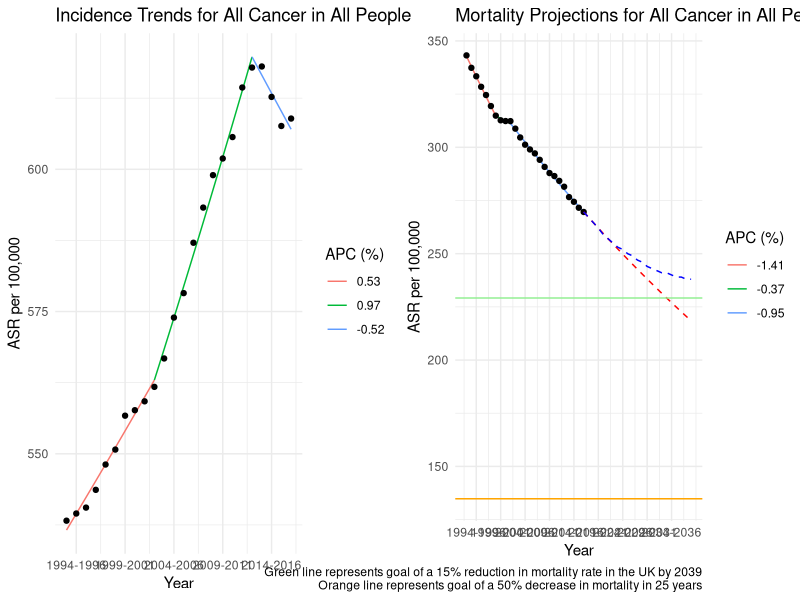
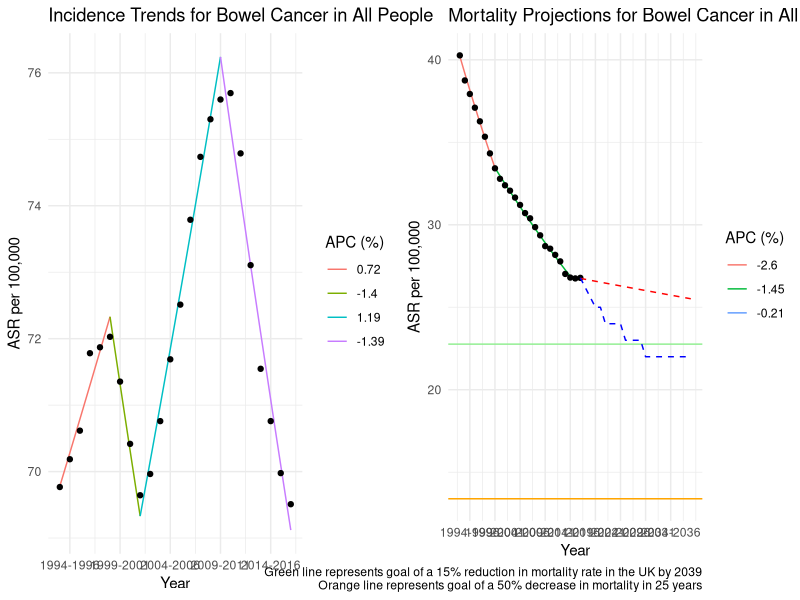
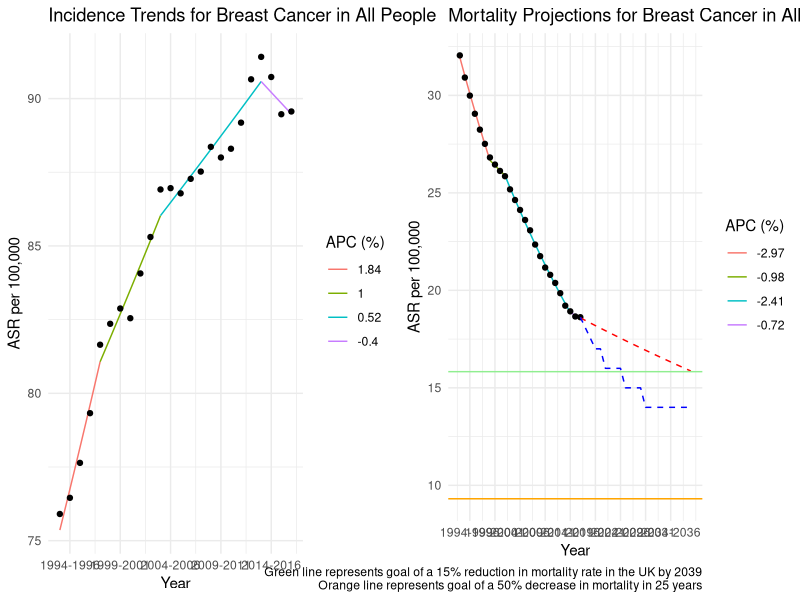
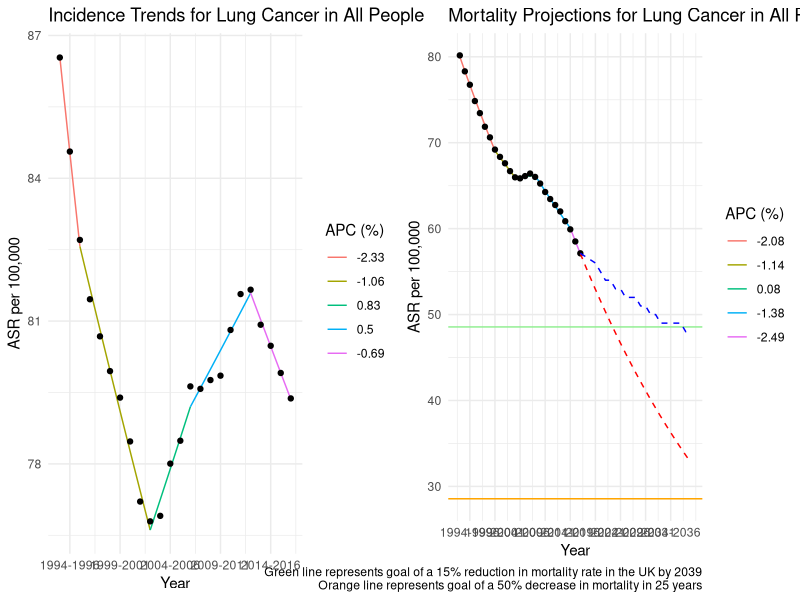
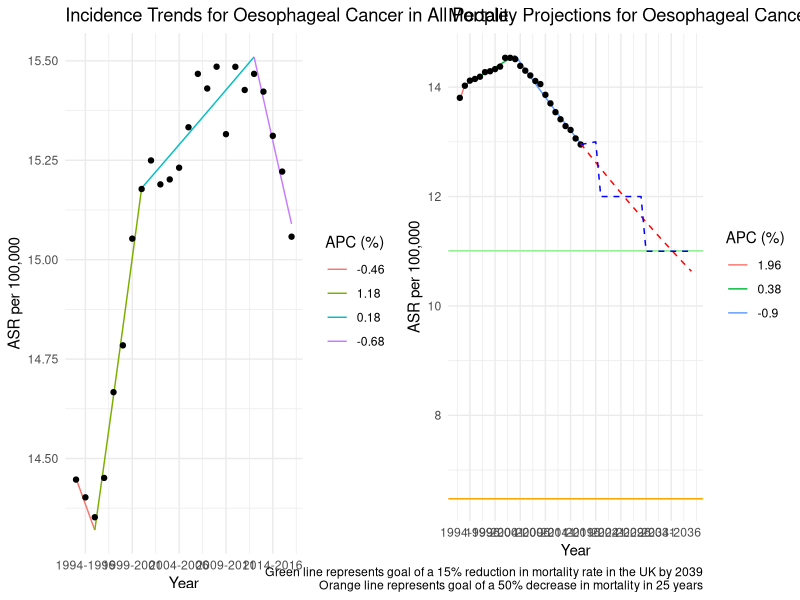
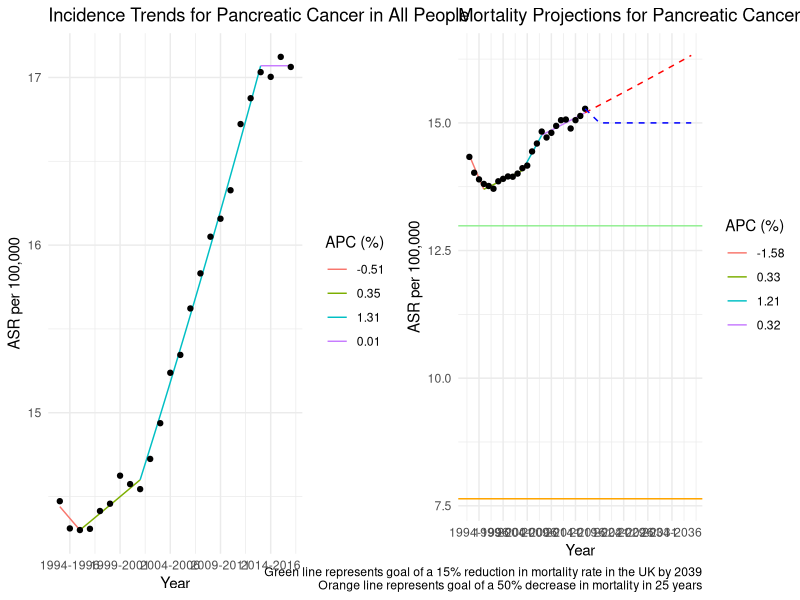
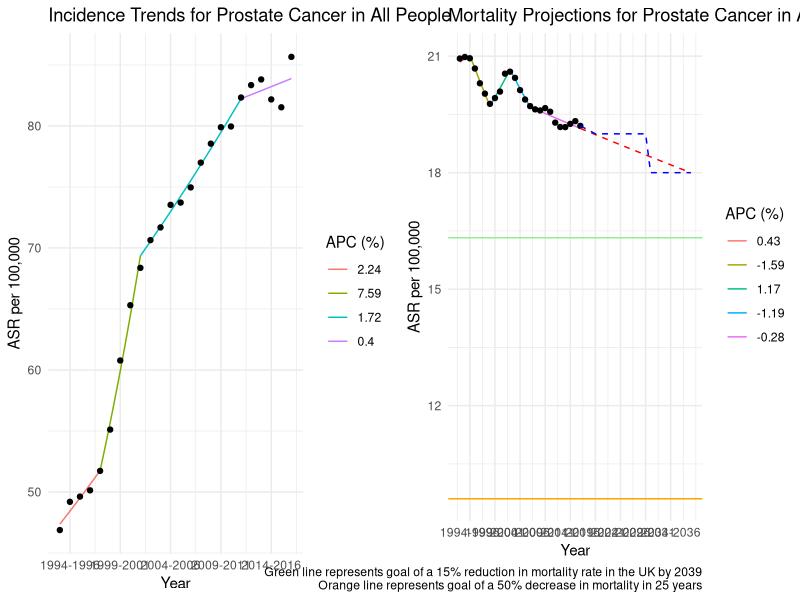
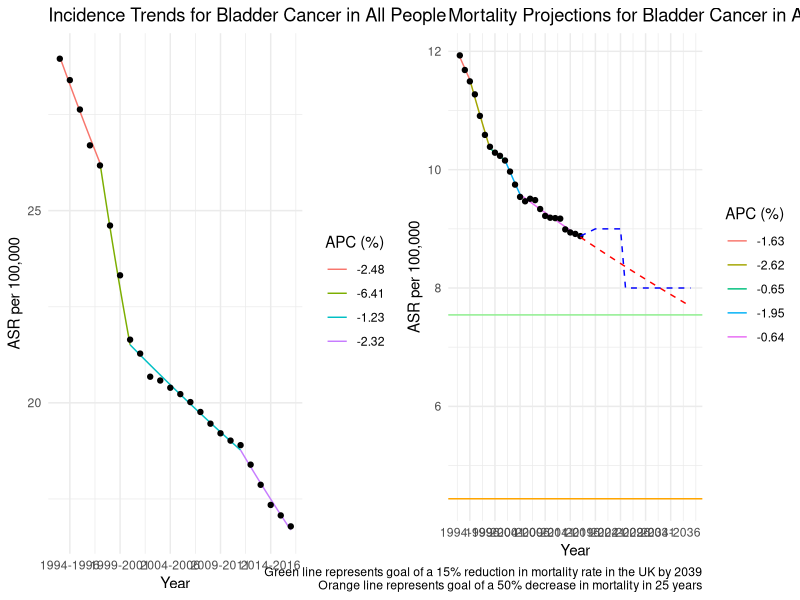

Here is the R script that generated these plots, in order:
## ---- chunk 1
library(dplyr)
library(readxl)
library(ggplot2)
library(gridExtra)
library(scales)
library(stringr)
library(tidyr)
## ---- chunk 2
# knitr::opts_knit$set(root.dir = "C:/Users/rfrost/OneDrive - The Institute of Cancer Research/Documents/Position Paper/Data")
knitr::opts_knit$set(root.dir = "C:/Users/rfrost/OneDrive - The Institute of Cancer Research/Documents/UK-cancer-trends/Data")
knitr::opts_chunk$set(echo = FALSE)
theme_set(theme_minimal())
## ---- chunk 3

extract_joinpoint_splines_CRUK <- function(data_jp){
  
  # Getting initial joins, as well as the APC (just before) the joins
  joins <- data_jp |>
    mutate(APC = case_when(!is.na(Flag) ~ lag(APC), TRUE ~ APC)) |>
    filter(grepl(Flag, pattern = "Joinpoint")) |>
    mutate(section = as.numeric(gsub(Flag, pattern = "Joinpoint ", replacement = "")))
  
  # Need a second set so we have full joins for both sides
  joins2 <- joins |>
    mutate(section = section + 1)
  
  # Getting start and end points and adding in joins from there
  start_end <- data_jp |>
    filter(row_number() %in% c(1, nrow(data_jp))) |>
    arrange(Year) |>
    mutate(section = case_when(
      row_number() == 1 ~ 1,
      row_number() == 2 ~ Joinpoints[1] + 1
    )) |>
    rbind(joins) |>
    rbind(joins2) |>
    mutate(APC = as.numeric(gsub(APC, pattern = "\\*", replacement = ""))) |>
    select(Year, Model, section, APC) |>
    arrange(Year, section)
  
  
  output_data <- data.frame()

  # Adding in points to get to exponential curves
  for(i in 1:(max(data_jp$Joinpoints)+1)){
    
    tempdata <- start_end[start_end$section == i,]

    new_data <- data.frame(Year = seq(tempdata$Year[1], tempdata$Year[2], by = 0.1))
    new_data$Model <- seq(log(tempdata$Model[1]), log(tempdata$Model[2]), by = (log(tempdata$Model[2]) - log(tempdata$Model[1]))/(nrow(new_data)-1))
    new_data$Model <- exp(new_data$Model)
    new_data$section <- i
    new_data$APC <- tempdata$APC[!is.na(tempdata$APC)][2]

    output_data <- rbind(output_data, new_data)

  }
  
  return(output_data)
  
}

get_proj_data_CRUK <- function(data, data_jp, projection.yr){
  
 final <- data_jp |>
    arrange(desc(Year)) |>
    filter(row_number() == 1) |>
    mutate(APC = as.numeric(gsub(APC, pattern = "\\*", replacement = "")),
           APCnew = 1 + APC/100)
  
  proj_data <- data.frame(Year = seq(final$Year, projection.yr, by = 0.1))
  proj_data$lograte <- seq(from = log(final$Model), by = log((final$APCnew)^(1/10)), length.out = nrow(proj_data))
  proj_data$rate <- exp(proj_data$lograte)
  
  return(proj_data)
    
}


plot_joinpoint_output_CRUK <- function(cancer, sex = "All", data, data_jp, incmort, start.yr = NA, projection.yr = NA, projection.target = NA, report.APC = FALSE, cruk_proj = NA, moonshot.target = FALSE){
  
  # browser()
  
  data <- data |> 
    filter(Cancer.Type == cancer)
  
  # Filter both dataframes for the relevant data
  data <- data |>
    filter(Sex == sex) |>
    filter(Year >= max(c(start.yr, min(Year)), na.rm = T))
  
  data_jp <- data_jp |>
    filter(Cancer.Type == cancer, Sex == sex)
  
  # Call function to extract useful information from joinpoint data
  jp_plot <- extract_joinpoint_splines_CRUK(data_jp) |>
    filter(Year >= max(c(start.yr, min(Year)), na.rm = T))
  
  # Recoding sex label for plot
  # sex_lab <- ifelse(sex == 2, "Women", "Men")
  
  # Making variable for dynamic plot title generation
  projection <- !is.na(projection.yr)
  proj_lab <- ifelse(projection, "Projections", "Trends")
  
  # Initial plotting of trends
  plot <- ggplot() +
    geom_line(data = jp_plot, aes(x = Year, y = Model, colour = factor(APC, levels = unique(APC), labels = round(unique(APC), digits = 2)))) +
    geom_point(data = data, aes(x = Year, y = `ASR (Europe)`)) +
    scale_colour_discrete() +
    # guides(colour = "none") +
    # geom_point(data = jp_plot, aes(x = Year, y = Model, colour = section)) +
    ggtitle(paste0(incmort, " ", proj_lab, " for ", cancer, " Cancer in ", sex)) +
    # scale_x_continuous(breaks = pretty_breaks()) +
    ylab("ASR per 100,000")
      
  
  # If projection is desired, impute data to that point.
  if(projection){
    
    proj_data <- get_proj_data_CRUK(data, data_jp, projection.yr)
    
    # Plotting extrapolation
    plot <- plot +
      geom_line(data = proj_data, aes(x = Year, y = rate), colour = "red", linetype = "dashed")
  
    # If target is desired, plotting green box around the target
    if(!is.na(projection.target)){
      
      # Getting final ASR data point to project from
      final_ASR <- data |>
        arrange(desc(Year)) |>
        filter(row_number()==1) |>
        pull(`ASR (Europe)`)
      
        # geom_hline(yintercept = final_data$`ASR (Europe)`*projection.target, colour = "forestgreen")
      plot <- plot + 
        # annotate("rect", xmin = max(data$Year), xmax = Inf,ymin = -Inf, 
        #                       ymax = final_ASR*projection.target,
        #                       alpha = 0.2, fill = "lightgreen") +
        geom_hline(yintercept = final_ASR*projection.target, colour = "lightgreen") +
        labs(caption = paste0("Green line represents goal of a ", 100*(1-projection.target), "% reduction in mortality rate in the UK by ", projection.yr))
    }
    
    if(moonshot.target){
      final_ASR <- data |>
        arrange(desc(Year)) |>
        filter(row_number()==1) |>
        pull(`ASR (Europe)`)
    
      plot <- plot +
        geom_hline(yintercept = final_ASR*0.5, colour = "orange") +
        labs(caption = paste0(plot$labels$caption, "\n Orange line represents goal of a 50% decrease in mortality in 25 years"))  
      
    }
  }
  
  if(length(cruk_proj)!=1){
    cruk_proj <- cruk_proj |>
      filter(Sex==sex, `Cancer Type` == cancer, Year <= projection.yr)

    
    plot <- plot +
      geom_line(data = cruk_proj, aes(x = Year, y = `ASR (Europe)`), colour = "blue", linetype = "dashed") # +
      # guides(override.aes = list(linetype = c("solid", "dashed", "dashed"),
      #                            colour = c("black", "red", "blue")),
      #        title = "Sources")
    
    # report.APC = FALSE
  }
    
  
  # If reported APC is desired, plot legend.
  if(report.APC){
    plot <- plot +
      labs(colour = "APC (%)")
  } else {
    plot <- plot +
      guides(colour = "none")
  }
  
  # Make more accurate x axis labels
  xmin <- min(c(start.yr, min(data$Year)), na.rm = T)
  xmax <- max(c(projection.yr, max(data$Year)), na.rm = T)
  
  breaks <- (xmin:xmax)[(xmin:xmax)%%5==0]
  
  plot <- plot +
    scale_x_continuous(breaks = breaks, labels = function(x) paste0(x-1, "-", x+1))
  
  return(plot)
  
}

## ---- chunk 4

cancers <- c("All Cancers Combined excluding Non-Melanoma Skin Cancer (C00-C97 (excl. C44))", "All Cancers Combined (C00-C97)", "Bowel Cancer (C18-C20)", "Breast Cancer (C50)", "Lung Cancer (C33-C34)", "Oesophageal Cancer (C15)",
             "Pancreatic Cancer (C25)", "Prostate Cancer (C61)")

proj_inc <- read_excel("Cancer_Projection_Data_CRUK.xlsx", sheet = "Incidence")

proj_inc <- as.data.frame(proj_inc)

proj_inc <- proj_inc[,proj_inc[1,]!="Average New Cases Per Year\r\n(observed to 2016-2018; projected from 2019-2021)"]
proj_inc[1,4:6] <- c("All", "Women", "Men")
colnames(proj_inc) <- proj_inc[1,]
proj_inc <- proj_inc[-1,]

proj_inc <- proj_inc |>
  pivot_longer(cols = c("All", "Men", "Women")) |>
  rename(Sex = name, `ASR (Europe)` = value) |>
  mutate(Year = as.numeric(substr(Year, start = 1, stop = 4)) + 1,
         `ASR (Europe)` = as.numeric(`ASR (Europe)`)) |>
  filter(Year >= 2017, `Cancer Type` %in% cancers, !is.na(`ASR (Europe)`))


proj_mort <- read_excel("Cancer_Projection_Data_CRUK.xlsx", sheet = "Mortality")

proj_mort <- as.data.frame(proj_mort)

proj_mort <- proj_mort[,proj_mort[1,]!="Average New Cases Per Year\r\n(observed to 2016-2018; projected from 2019-2021)"]
proj_mort[1,4:6] <- c("All", "Women", "Men")
colnames(proj_mort) <- proj_mort[1,]
proj_mort <- proj_mort[-1,]

proj_mort <- proj_mort |>
  pivot_longer(cols = c("All", "Men", "Women")) |>
  rename(Sex = name, `ASR (Europe)` = value) |>
  mutate(Year = as.numeric(substr(Year, start = 1, stop = 4)) + 1,
         `ASR (Europe)` = as.numeric(`ASR (Europe)`)) |>
  filter(Year >= 2017, `Cancer Type` %in% cancers, !is.na(`ASR (Europe)`))



## ---- chunk 5

data_inc <- read.csv("Cancer_Incident_Data_CRUK.txt") |>
  rename(`ASR (Europe)` = ASR..Europe.) |>
  mutate(Cancer.Type = str_replace(Cancer.Type, " .*", "")) |>
  mutate(Sex = ifelse(Sex == "All", "All People", Sex))

data_mort <- read.csv("Cancer_Mortality_Data_CRUK.txt") |>
  rename(`ASR (Europe)` = ASR..Europe.) |>
  mutate(Cancer.Type = str_replace(Cancer.Type, " .*", "")) |>
  mutate(Sex = ifelse(Sex == "All", "All People", Sex))

incidence_jp <- read.delim("Cancer_Incident_Joinpoint_CRUK.txt", sep = "\t") |>
  mutate(Cancer.Type = str_replace(Cancer.Type, " .*", "")) |>
  mutate(Sex = ifelse(Sex == "All", "All People", Sex))

mortality_jp <- read.delim("Cancer_Mortality_Joinpoint_CRUK.txt", sep = "\t") |>
  mutate(Cancer.Type = str_replace(Cancer.Type, " .*", "")) |>
  mutate(Sex = ifelse(Sex == "All", "All People", Sex))

proj_inc <- proj_inc |>
  mutate(`Cancer Type` = str_replace(`Cancer Type`, " .*", "")) |>
  mutate(Sex = ifelse(Sex == "All", "All People", Sex))

proj_mort <- proj_mort |>
  mutate(`Cancer Type` = str_replace(`Cancer Type`, " .*", "")) |>
  mutate(Sex = ifelse(Sex == "All", "All People", Sex))


cancers <- unique(data_inc$Cancer.Type)

for(cancer in cancers){
  p1 <- plot_joinpoint_output_CRUK(cancer = cancer, sex = "All People", data = data_inc, data_jp = incidence_jp, incmort = "Incidence", report.APC = TRUE)
  p2 <- plot_joinpoint_output_CRUK(cancer = cancer, sex = "All People", data = data_mort, data_jp = mortality_jp, incmort = "Mortality",
                                   projection.yr = 2039, projection.target = 0.85, cruk_proj = proj_mort, start.yr = 1993, report.APC = TRUE, moonshot.target = TRUE)
  grid.arrange(p1, p2, nrow = 1, widths = c(4,4))
}
## ---- chunk 6

cancers <- c("Liver Cancer (C22)", "Bladder Cancer (C67)", "Brain, Other CNS and Intracranial Tumours (C70-C72, C75.1-C75.3, D32-D33, D35.2-D35.4, D42-D43, D44.3-D44.5)")

proj_inc <- read_excel("Cancer_Projection_Data_CRUK.xlsx", sheet = "Incidence")

proj_inc <- as.data.frame(proj_inc)

proj_inc <- proj_inc[,proj_inc[1,]!="Average New Cases Per Year\r\n(observed to 2016-2018; projected from 2019-2021)"]
proj_inc[1,4:6] <- c("All", "Women", "Men")
colnames(proj_inc) <- proj_inc[1,]
proj_inc <- proj_inc[-1,]

proj_inc <- proj_inc |>
  pivot_longer(cols = c("All", "Men", "Women")) |>
  rename(Sex = name, `ASR (Europe)` = value) |>
  mutate(Year = as.numeric(substr(Year, start = 1, stop = 4)) + 1,
         `ASR (Europe)` = as.numeric(`ASR (Europe)`)) |>
  filter(Year >= 2017, `Cancer Type` %in% cancers, !is.na(`ASR (Europe)`))


proj_mort <- read_excel("Cancer_Projection_Data_CRUK.xlsx", sheet = "Mortality")

proj_mort <- as.data.frame(proj_mort)

proj_mort <- proj_mort[,proj_mort[1,]!="Average New Cases Per Year\r\n(observed to 2016-2018; projected from 2019-2021)"]
proj_mort[1,4:6] <- c("All", "Women", "Men")
colnames(proj_mort) <- proj_mort[1,]
proj_mort <- proj_mort[-1,]

proj_mort <- proj_mort |>
  pivot_longer(cols = c("All", "Men", "Women")) |>
  rename(Sex = name, `ASR (Europe)` = value) |>
  mutate(Year = as.numeric(substr(Year, start = 1, stop = 4)) + 1,
         `ASR (Europe)` = as.numeric(`ASR (Europe)`)) |>
  filter(Year >= 2017, `Cancer Type` %in% cancers, !is.na(`ASR (Europe)`))



## ---- chunk 7

data_inc <- read.csv("Cancer_Incidence_Data_CRUK_Extra.txt") |>
  rename(`ASR (Europe)` = ASR..Europe.) |>
  mutate(Cancer.Type = str_replace(Cancer.Type, " .*", "")) |>
  mutate(Sex = ifelse(Sex == "All", "All People", Sex))

data_mort <- read.csv("Cancer_Mortality_Data_CRUK_Extra.txt") |>
  rename(`ASR (Europe)` = ASR..Europe.) |>
  mutate(Cancer.Type = str_replace(Cancer.Type, " .*", "")) |>
  mutate(Sex = ifelse(Sex == "All", "All People", Sex))

incidence_jp <- read.delim("Cancer_Incidence_Joinpoint_CRUK_Extra.txt", sep = "\t") |>
  mutate(Cancer.Type = str_replace(Cancer.Type, " .*", "")) |>
  mutate(Sex = ifelse(Sex == "All", "All People", Sex))

mortality_jp <- read.delim("Cancer_Mortality_Joinpoint_CRUK_Extra.txt", sep = "\t") |>
  mutate(Cancer.Type = str_replace(Cancer.Type, " .*", "")) |>
  mutate(Sex = ifelse(Sex == "All", "All People", Sex))

proj_inc <- proj_inc |>
  mutate(`Cancer Type` = str_replace(`Cancer Type`, " .*", "")) |>
  mutate(`Cancer Type` = str_replace(`Cancer Type`, ",", "")) |>
  mutate(Sex = ifelse(Sex == "All", "All People", Sex))

proj_mort <- proj_mort |>
  mutate(`Cancer Type` = str_replace(`Cancer Type`, " .*", "")) |>
  mutate(`Cancer Type` = str_replace(`Cancer Type`, ",", "")) |>
  mutate(Sex = ifelse(Sex == "All", "All People", Sex))


cancers <- unique(data_inc$Cancer.Type)

for(cancer in cancers){
  p1 <- plot_joinpoint_output_CRUK(cancer = cancer, sex = "All People", data = data_inc, data_jp = incidence_jp, incmort = "Incidence", report.APC = TRUE)
  p2 <- plot_joinpoint_output_CRUK(cancer = cancer, sex = "All People", data = data_mort, data_jp = mortality_jp, incmort = "Mortality",
                                   projection.yr = 2039, projection.target = 0.85, cruk_proj = proj_mort, start.yr = 1993, report.APC = TRUE, moonshot.target = TRUE)
  grid.arrange(p1, p2, nrow = 1, widths = c(4,4))
}
